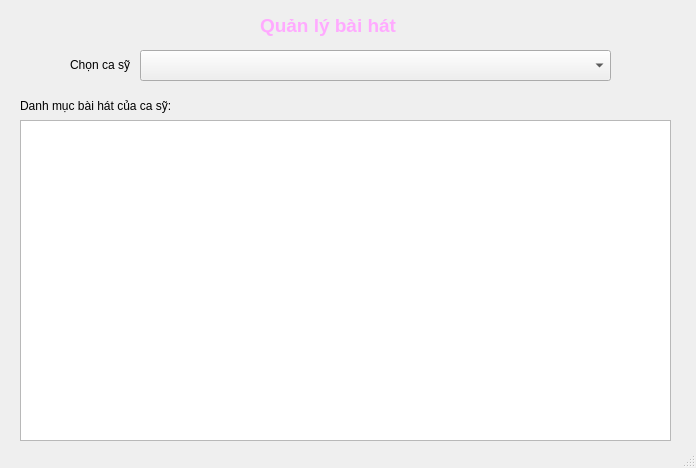
<?xml version="1.0" encoding="UTF-8"?>
<ui version="4.0">
 <class>MainWindow</class>
 <widget class="QMainWindow" name="MainWindow">
  <property name="geometry">
   <rect>
    <x>0</x>
    <y>0</y>
    <width>696</width>
    <height>468</height>
   </rect>
  </property>
  <property name="windowTitle">
   <string>MainWindow</string>
  </property>
  <widget class="QWidget" name="centralwidget">
   <widget class="QLabel" name="label">
    <property name="geometry">
     <rect>
      <x>260</x>
      <y>0</y>
      <width>221</width>
      <height>51</height>
     </rect>
    </property>
    <property name="text">
     <string>&lt;html&gt;&lt;head/&gt;&lt;body&gt;&lt;p&gt;&lt;span style=&quot; font-size:14pt; font-weight:600; color:#ffaaff;&quot;&gt;Quản lý bài hát&lt;/span&gt;&lt;/p&gt;&lt;/body&gt;&lt;/html&gt;</string>
    </property>
   </widget>
   <widget class="QLabel" name="label_2">
    <property name="geometry">
     <rect>
      <x>70</x>
      <y>50</y>
      <width>81</width>
      <height>31</height>
     </rect>
    </property>
    <property name="text">
     <string>&lt;html&gt;&lt;head/&gt;&lt;body&gt;&lt;p&gt;&lt;span style=&quot; font-size:9pt;&quot;&gt;Chọn ca sỹ&lt;/span&gt;&lt;/p&gt;&lt;/body&gt;&lt;/html&gt;</string>
    </property>
   </widget>
   <widget class="QComboBox" name="comboBox">
    <property name="geometry">
     <rect>
      <x>140</x>
      <y>50</y>
      <width>471</width>
      <height>31</height>
     </rect>
    </property>
   </widget>
   <widget class="QTableWidget" name="tableWidget">
    <property name="geometry">
     <rect>
      <x>20</x>
      <y>120</y>
      <width>651</width>
      <height>321</height>
     </rect>
    </property>
   </widget>
   <widget class="QLabel" name="label_3">
    <property name="geometry">
     <rect>
      <x>20</x>
      <y>96</y>
      <width>191</width>
      <height>20</height>
     </rect>
    </property>
    <property name="text">
     <string>&lt;html&gt;&lt;head/&gt;&lt;body&gt;&lt;p&gt;&lt;span style=&quot; font-size:9pt;&quot;&gt;Danh mục bài hát của ca sỹ: &lt;/span&gt;&lt;/p&gt;&lt;/body&gt;&lt;/html&gt;</string>
    </property>
   </widget>
  </widget>
  <widget class="QStatusBar" name="statusbar"/>
 </widget>
 <resources/>
 <connections/>
</ui>
